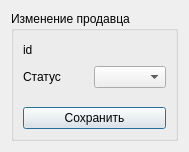
<?xml version="1.0" encoding="UTF-8"?>
<ui version="4.0">
 <class>Dialog</class>
 <widget class="QDialog" name="Dialog">
  <property name="geometry">
   <rect>
    <x>0</x>
    <y>0</y>
    <width>189</width>
    <height>152</height>
   </rect>
  </property>
  <property name="windowTitle">
   <string>Dialog</string>
  </property>
  <layout class="QVBoxLayout" name="verticalLayout">
   <item>
    <widget class="QGroupBox" name="groupBox">
     <property name="title">
      <string>Изменение продавца</string>
     </property>
     <layout class="QVBoxLayout" name="verticalLayout_2">
      <item>
       <layout class="QHBoxLayout" name="horizontalLayout">
        <item>
         <widget class="QLabel" name="label">
          <property name="text">
           <string>id</string>
          </property>
         </widget>
        </item>
        <item>
         <widget class="QLabel" name="label_id">
          <property name="text">
           <string/>
          </property>
         </widget>
        </item>
        <item>
         <spacer name="horizontalSpacer_4">
          <property name="orientation">
           <enum>Qt::Horizontal</enum>
          </property>
          <property name="sizeHint" stdset="0">
           <size>
            <width>40</width>
            <height>20</height>
           </size>
          </property>
         </spacer>
        </item>
       </layout>
      </item>
      <item>
       <layout class="QHBoxLayout" name="horizontalLayout_2">
        <item>
         <widget class="QLabel" name="label_status">
          <property name="text">
           <string>Статус</string>
          </property>
         </widget>
        </item>
        <item>
         <spacer name="horizontalSpacer_3">
          <property name="orientation">
           <enum>Qt::Horizontal</enum>
          </property>
          <property name="sizeHint" stdset="0">
           <size>
            <width>40</width>
            <height>20</height>
           </size>
          </property>
         </spacer>
        </item>
        <item>
         <widget class="QComboBox" name="statusBox"/>
        </item>
       </layout>
      </item>
      <item>
       <layout class="QHBoxLayout" name="horizontalLayout_3"/>
      </item>
      <item>
       <layout class="QHBoxLayout" name="horizontalLayout_4"/>
      </item>
      <item>
       <spacer name="verticalSpacer">
        <property name="orientation">
         <enum>Qt::Vertical</enum>
        </property>
        <property name="sizeHint" stdset="0">
         <size>
          <width>20</width>
          <height>40</height>
         </size>
        </property>
       </spacer>
      </item>
      <item>
       <widget class="QPushButton" name="pushButton">
        <property name="text">
         <string>Сохранить</string>
        </property>
       </widget>
      </item>
     </layout>
    </widget>
   </item>
  </layout>
 </widget>
 <resources/>
 <connections/>
</ui>
